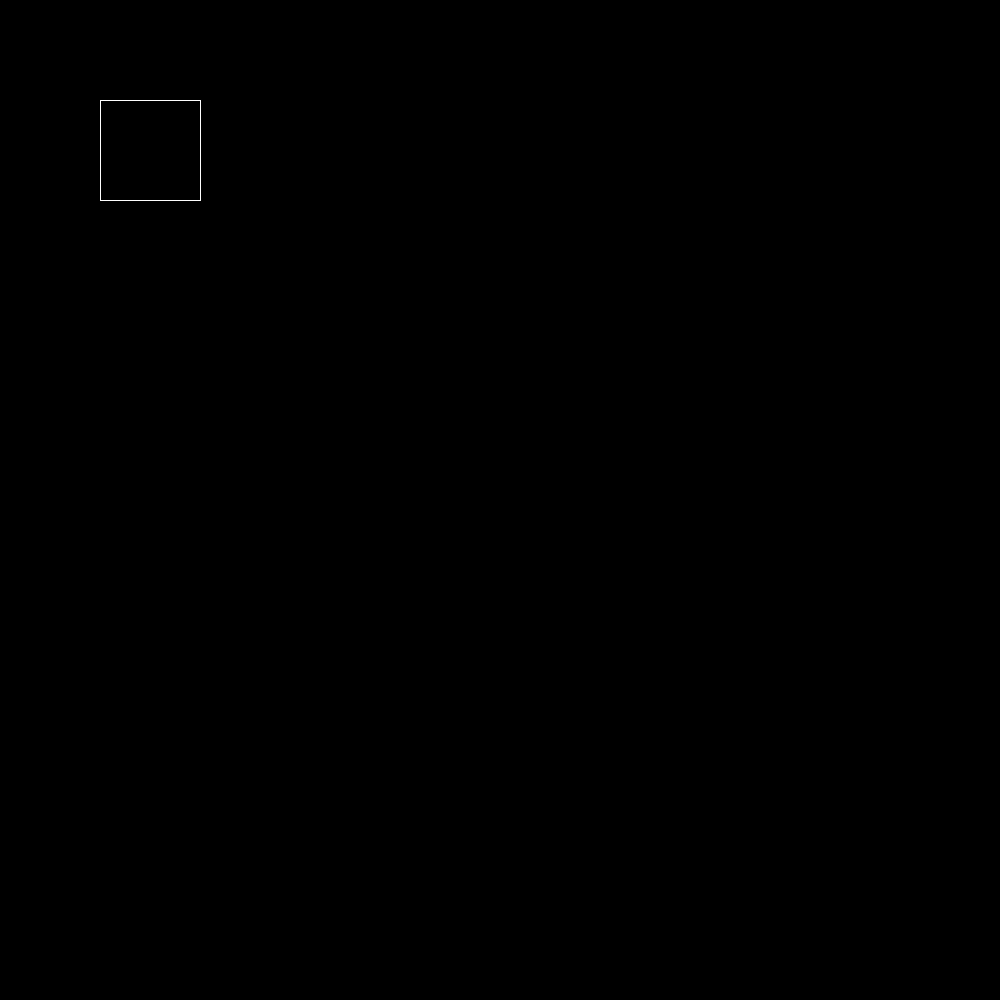
Frame 1 (no input)
Frame 60 (the mouse pressed at the canvas centre just before this capture): identical to frame 1, image omitted
Frame 120 (the mouse held since frame 60 and released just before this capture): identical to frame 1, image omitted

The Processing sketch that drew this single still picture (run headless with seeded random() and noise(); from frame 60 on, the mouse is pressed at the canvas centre):

// Processing sketch: H9OPD4
// ── H9OPD4.pde
void setup(){
    size(1000,1000);
    
}

void draw(){
  background(0,0,0);
  stroke(255,255,255);
  rectangle(100,100,100,100);
}

void rectangle(int x, int y, int w, int h){
  //top
  line(x,y,x+w,h);
  //bottom
  line(x,y+h,x+w,h+w);
  //right
  line(x,y,w,y+h);
  //right
  line(x+w,y,w+h,h+y);
}
